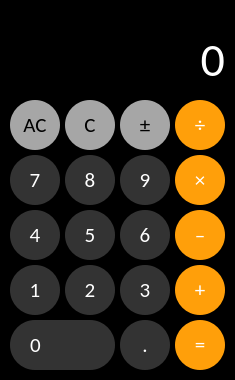
<?xml version="1.0" encoding="UTF-8"?>
<ui version="4.0">
 <class>MainWindow</class>
 <widget class="QMainWindow" name="MainWindow">
  <property name="geometry">
   <rect>
    <x>0</x>
    <y>0</y>
    <width>235</width>
    <height>380</height>
   </rect>
  </property>
  <property name="minimumSize">
   <size>
    <width>235</width>
    <height>380</height>
   </size>
  </property>
  <property name="maximumSize">
   <size>
    <width>235</width>
    <height>380</height>
   </size>
  </property>
  <property name="palette">
   <palette>
    <active>
     <colorrole role="Button">
      <brush brushstyle="SolidPattern">
       <color alpha="255">
        <red>0</red>
        <green>0</green>
        <blue>0</blue>
       </color>
      </brush>
     </colorrole>
     <colorrole role="Base">
      <brush brushstyle="SolidPattern">
       <color alpha="255">
        <red>0</red>
        <green>0</green>
        <blue>0</blue>
       </color>
      </brush>
     </colorrole>
     <colorrole role="Window">
      <brush brushstyle="SolidPattern">
       <color alpha="255">
        <red>0</red>
        <green>0</green>
        <blue>0</blue>
       </color>
      </brush>
     </colorrole>
    </active>
    <inactive>
     <colorrole role="Button">
      <brush brushstyle="SolidPattern">
       <color alpha="255">
        <red>0</red>
        <green>0</green>
        <blue>0</blue>
       </color>
      </brush>
     </colorrole>
     <colorrole role="Base">
      <brush brushstyle="SolidPattern">
       <color alpha="255">
        <red>0</red>
        <green>0</green>
        <blue>0</blue>
       </color>
      </brush>
     </colorrole>
     <colorrole role="Window">
      <brush brushstyle="SolidPattern">
       <color alpha="255">
        <red>0</red>
        <green>0</green>
        <blue>0</blue>
       </color>
      </brush>
     </colorrole>
    </inactive>
    <disabled>
     <colorrole role="Button">
      <brush brushstyle="SolidPattern">
       <color alpha="255">
        <red>0</red>
        <green>0</green>
        <blue>0</blue>
       </color>
      </brush>
     </colorrole>
     <colorrole role="Base">
      <brush brushstyle="SolidPattern">
       <color alpha="255">
        <red>0</red>
        <green>0</green>
        <blue>0</blue>
       </color>
      </brush>
     </colorrole>
     <colorrole role="Window">
      <brush brushstyle="SolidPattern">
       <color alpha="255">
        <red>0</red>
        <green>0</green>
        <blue>0</blue>
       </color>
      </brush>
     </colorrole>
    </disabled>
   </palette>
  </property>
  <property name="windowTitle">
   <string notr="true">Calculator</string>
  </property>
  <property name="styleSheet">
   <string notr="true">background-color: #000000;</string>
  </property>
  <widget class="QWidget" name="centralwidget">
   <widget class="QLabel" name="resultLabel">
    <property name="geometry">
     <rect>
      <x>10</x>
      <y>30</y>
      <width>215</width>
      <height>55</height>
     </rect>
    </property>
    <property name="font">
     <font>
      <family>Calibri</family>
      <pointsize>36</pointsize>
      <bold>false</bold>
     </font>
    </property>
    <property name="cursor">
     <cursorShape>IBeamCursor</cursorShape>
    </property>
    <property name="toolTip">
     <string notr="true"/>
    </property>
    <property name="styleSheet">
     <string notr="true">color: #ffffff;</string>
    </property>
    <property name="text">
     <string>0</string>
    </property>
    <property name="alignment">
     <set>Qt::AlignBottom|Qt::AlignRight|Qt::AlignTrailing</set>
    </property>
    <property name="textInteractionFlags">
     <set>Qt::TextSelectableByKeyboard|Qt::TextSelectableByMouse</set>
    </property>
   </widget>
   <widget class="QPushButton" name="pushButton_AC">
    <property name="geometry">
     <rect>
      <x>10</x>
      <y>100</y>
      <width>50</width>
      <height>50</height>
     </rect>
    </property>
    <property name="font">
     <font>
      <family>Calibri</family>
      <pointsize>16</pointsize>
      <bold>false</bold>
     </font>
    </property>
    <property name="cursor">
     <cursorShape>PointingHandCursor</cursorShape>
    </property>
    <property name="styleSheet">
     <string notr="true">QPushButton {
    background-color: #a6a6a6;
    color: #000000;
    border: none;
    border-radius: 25px;
}

QPushButton:pressed {
	background-color: #d9d9d9;
}</string>
    </property>
    <property name="text">
     <string>AC</string>
    </property>
   </widget>
   <widget class="QPushButton" name="pushButton_REV">
    <property name="geometry">
     <rect>
      <x>120</x>
      <y>100</y>
      <width>50</width>
      <height>50</height>
     </rect>
    </property>
    <property name="font">
     <font>
      <family>Calibri</family>
      <pointsize>16</pointsize>
      <bold>false</bold>
     </font>
    </property>
    <property name="cursor">
     <cursorShape>PointingHandCursor</cursorShape>
    </property>
    <property name="styleSheet">
     <string notr="true">QPushButton {
    background-color: #a6a6a6;
    color: #000000;
    border: none;
    border-radius: 25px;
}

QPushButton:pressed {
	background-color: #d9d9d9;
}</string>
    </property>
    <property name="text">
     <string>±</string>
    </property>
   </widget>
   <widget class="QPushButton" name="pushButton_C">
    <property name="geometry">
     <rect>
      <x>65</x>
      <y>100</y>
      <width>50</width>
      <height>50</height>
     </rect>
    </property>
    <property name="font">
     <font>
      <family>Calibri</family>
      <pointsize>16</pointsize>
      <bold>false</bold>
     </font>
    </property>
    <property name="cursor">
     <cursorShape>PointingHandCursor</cursorShape>
    </property>
    <property name="styleSheet">
     <string notr="true">QPushButton {
    background-color: #a6a6a6;
    color: #000000;
    border: none;
    border-radius: 25px;
}

QPushButton:pressed {
	background-color: #d9d9d9;
}</string>
    </property>
    <property name="text">
     <string>C</string>
    </property>
   </widget>
   <widget class="QPushButton" name="pushButton_DIV">
    <property name="geometry">
     <rect>
      <x>175</x>
      <y>100</y>
      <width>50</width>
      <height>50</height>
     </rect>
    </property>
    <property name="font">
     <font>
      <family>Calibri</family>
      <pointsize>16</pointsize>
      <bold>false</bold>
     </font>
    </property>
    <property name="cursor">
     <cursorShape>PointingHandCursor</cursorShape>
    </property>
    <property name="styleSheet">
     <string notr="true">QPushButton {
    background-color: #ff9f0a;
    color: #ffffff;
    border: none;
    border-radius: 25px;
}

QPushButton:pressed {
	background-color: #fbc78d;
}</string>
    </property>
    <property name="text">
     <string>÷</string>
    </property>
   </widget>
   <widget class="QPushButton" name="pushButton_9">
    <property name="geometry">
     <rect>
      <x>120</x>
      <y>155</y>
      <width>50</width>
      <height>50</height>
     </rect>
    </property>
    <property name="font">
     <font>
      <family>Calibri</family>
      <pointsize>16</pointsize>
      <bold>false</bold>
     </font>
    </property>
    <property name="cursor">
     <cursorShape>PointingHandCursor</cursorShape>
    </property>
    <property name="styleSheet">
     <string notr="true">QPushButton {
    background-color: #333333;
    color: #ffffff;
    border: none;
    border-radius: 25px;
}

QPushButton:pressed {
	background-color: #737373;
}
</string>
    </property>
    <property name="text">
     <string>9</string>
    </property>
   </widget>
   <widget class="QPushButton" name="pushButton_7">
    <property name="geometry">
     <rect>
      <x>10</x>
      <y>155</y>
      <width>50</width>
      <height>50</height>
     </rect>
    </property>
    <property name="font">
     <font>
      <family>Calibri</family>
      <pointsize>16</pointsize>
      <bold>false</bold>
     </font>
    </property>
    <property name="cursor">
     <cursorShape>PointingHandCursor</cursorShape>
    </property>
    <property name="styleSheet">
     <string notr="true">QPushButton {
    background-color: #333333;
    color: #ffffff;
    border: none;
    border-radius: 25px;
}

QPushButton:pressed {
	background-color: #737373;
}
</string>
    </property>
    <property name="text">
     <string>7</string>
    </property>
   </widget>
   <widget class="QPushButton" name="pushButton_MUL">
    <property name="geometry">
     <rect>
      <x>175</x>
      <y>155</y>
      <width>50</width>
      <height>50</height>
     </rect>
    </property>
    <property name="font">
     <font>
      <family>Calibri</family>
      <pointsize>16</pointsize>
      <bold>false</bold>
     </font>
    </property>
    <property name="cursor">
     <cursorShape>PointingHandCursor</cursorShape>
    </property>
    <property name="styleSheet">
     <string notr="true">QPushButton {
    background-color: #ff9f0a;
    color: #ffffff;
    border: none;
    border-radius: 25px;
}

QPushButton:pressed {
	background-color: #fbc78d;
}</string>
    </property>
    <property name="text">
     <string>×</string>
    </property>
   </widget>
   <widget class="QPushButton" name="pushButton_8">
    <property name="geometry">
     <rect>
      <x>65</x>
      <y>155</y>
      <width>50</width>
      <height>50</height>
     </rect>
    </property>
    <property name="font">
     <font>
      <family>Calibri</family>
      <pointsize>16</pointsize>
      <bold>false</bold>
     </font>
    </property>
    <property name="cursor">
     <cursorShape>PointingHandCursor</cursorShape>
    </property>
    <property name="styleSheet">
     <string notr="true">QPushButton {
    background-color: #333333;
    color: #ffffff;
    border: none;
    border-radius: 25px;
}

QPushButton:pressed {
	background-color: #737373;
}
</string>
    </property>
    <property name="text">
     <string>8</string>
    </property>
   </widget>
   <widget class="QPushButton" name="pushButton_6">
    <property name="geometry">
     <rect>
      <x>120</x>
      <y>210</y>
      <width>50</width>
      <height>50</height>
     </rect>
    </property>
    <property name="font">
     <font>
      <family>Calibri</family>
      <pointsize>16</pointsize>
      <bold>false</bold>
     </font>
    </property>
    <property name="cursor">
     <cursorShape>PointingHandCursor</cursorShape>
    </property>
    <property name="styleSheet">
     <string notr="true">QPushButton {
    background-color: #333333;
    color: #ffffff;
    border: none;
    border-radius: 25px;
}

QPushButton:pressed {
	background-color: #737373;
}
</string>
    </property>
    <property name="text">
     <string>6</string>
    </property>
   </widget>
   <widget class="QPushButton" name="pushButton_4">
    <property name="geometry">
     <rect>
      <x>10</x>
      <y>210</y>
      <width>50</width>
      <height>50</height>
     </rect>
    </property>
    <property name="font">
     <font>
      <family>Calibri</family>
      <pointsize>16</pointsize>
      <bold>false</bold>
     </font>
    </property>
    <property name="cursor">
     <cursorShape>PointingHandCursor</cursorShape>
    </property>
    <property name="styleSheet">
     <string notr="true">QPushButton {
    background-color: #333333;
    color: #ffffff;
    border: none;
    border-radius: 25px;
}

QPushButton:pressed {
	background-color: #737373;
}
</string>
    </property>
    <property name="text">
     <string>4</string>
    </property>
   </widget>
   <widget class="QPushButton" name="pushButton_SUB">
    <property name="geometry">
     <rect>
      <x>175</x>
      <y>210</y>
      <width>50</width>
      <height>50</height>
     </rect>
    </property>
    <property name="font">
     <font>
      <family>Calibri</family>
      <pointsize>16</pointsize>
      <bold>false</bold>
     </font>
    </property>
    <property name="cursor">
     <cursorShape>PointingHandCursor</cursorShape>
    </property>
    <property name="styleSheet">
     <string notr="true">QPushButton {
    background-color: #ff9f0a;
    color: #ffffff;
    border: none;
    border-radius: 25px;
}

QPushButton:pressed {
	background-color: #fbc78d;
}</string>
    </property>
    <property name="text">
     <string>–</string>
    </property>
   </widget>
   <widget class="QPushButton" name="pushButton_5">
    <property name="geometry">
     <rect>
      <x>65</x>
      <y>210</y>
      <width>50</width>
      <height>50</height>
     </rect>
    </property>
    <property name="font">
     <font>
      <family>Calibri</family>
      <pointsize>16</pointsize>
      <bold>false</bold>
     </font>
    </property>
    <property name="cursor">
     <cursorShape>PointingHandCursor</cursorShape>
    </property>
    <property name="styleSheet">
     <string notr="true">QPushButton {
    background-color: #333333;
    color: #ffffff;
    border: none;
    border-radius: 25px;
}

QPushButton:pressed {
	background-color: #737373;
}
</string>
    </property>
    <property name="text">
     <string>5</string>
    </property>
   </widget>
   <widget class="QPushButton" name="pushButton_3">
    <property name="geometry">
     <rect>
      <x>120</x>
      <y>265</y>
      <width>50</width>
      <height>50</height>
     </rect>
    </property>
    <property name="font">
     <font>
      <family>Calibri</family>
      <pointsize>16</pointsize>
      <bold>false</bold>
     </font>
    </property>
    <property name="cursor">
     <cursorShape>PointingHandCursor</cursorShape>
    </property>
    <property name="styleSheet">
     <string notr="true">QPushButton {
    background-color: #333333;
    color: #ffffff;
    border: none;
    border-radius: 25px;
}

QPushButton:pressed {
	background-color: #737373;
}
</string>
    </property>
    <property name="text">
     <string>3</string>
    </property>
   </widget>
   <widget class="QPushButton" name="pushButton_1">
    <property name="geometry">
     <rect>
      <x>10</x>
      <y>265</y>
      <width>50</width>
      <height>50</height>
     </rect>
    </property>
    <property name="font">
     <font>
      <family>Calibri</family>
      <pointsize>16</pointsize>
      <bold>false</bold>
     </font>
    </property>
    <property name="cursor">
     <cursorShape>PointingHandCursor</cursorShape>
    </property>
    <property name="styleSheet">
     <string notr="true">QPushButton {
    background-color: #333333;
    color: #ffffff;
    border: none;
    border-radius: 25px;
}

QPushButton:pressed {
	background-color: #737373;
}
</string>
    </property>
    <property name="text">
     <string>1</string>
    </property>
   </widget>
   <widget class="QPushButton" name="pushButton_ADD">
    <property name="geometry">
     <rect>
      <x>175</x>
      <y>265</y>
      <width>50</width>
      <height>50</height>
     </rect>
    </property>
    <property name="font">
     <font>
      <family>Calibri</family>
      <pointsize>16</pointsize>
      <bold>false</bold>
     </font>
    </property>
    <property name="cursor">
     <cursorShape>PointingHandCursor</cursorShape>
    </property>
    <property name="styleSheet">
     <string notr="true">QPushButton {
    background-color: #ff9f0a;
    color: #ffffff;
    border: none;
    border-radius: 25px;
}

QPushButton:pressed {
	background-color: #fbc78d;
}</string>
    </property>
    <property name="text">
     <string>+</string>
    </property>
   </widget>
   <widget class="QPushButton" name="pushButton_2">
    <property name="geometry">
     <rect>
      <x>65</x>
      <y>265</y>
      <width>50</width>
      <height>50</height>
     </rect>
    </property>
    <property name="font">
     <font>
      <family>Calibri</family>
      <pointsize>16</pointsize>
      <bold>false</bold>
     </font>
    </property>
    <property name="cursor">
     <cursorShape>PointingHandCursor</cursorShape>
    </property>
    <property name="styleSheet">
     <string notr="true">QPushButton {
    background-color: #333333;
    color: #ffffff;
    border: none;
    border-radius: 25px;
}

QPushButton:pressed {
	background-color: #737373;
}
</string>
    </property>
    <property name="text">
     <string>2</string>
    </property>
   </widget>
   <widget class="QPushButton" name="pushButton_DOT">
    <property name="geometry">
     <rect>
      <x>120</x>
      <y>320</y>
      <width>50</width>
      <height>50</height>
     </rect>
    </property>
    <property name="font">
     <font>
      <family>Calibri</family>
      <pointsize>16</pointsize>
      <bold>false</bold>
     </font>
    </property>
    <property name="cursor">
     <cursorShape>PointingHandCursor</cursorShape>
    </property>
    <property name="styleSheet">
     <string notr="true">QPushButton {
    background-color: #333333;
    color: #ffffff;
    border: none;
    border-radius: 25px;
}

QPushButton:pressed {
	background-color: #737373;
}
</string>
    </property>
    <property name="text">
     <string>.</string>
    </property>
   </widget>
   <widget class="QPushButton" name="pushButton_0">
    <property name="geometry">
     <rect>
      <x>10</x>
      <y>320</y>
      <width>105</width>
      <height>50</height>
     </rect>
    </property>
    <property name="font">
     <font>
      <family>Calibri</family>
      <pointsize>16</pointsize>
      <bold>false</bold>
     </font>
    </property>
    <property name="cursor">
     <cursorShape>PointingHandCursor</cursorShape>
    </property>
    <property name="styleSheet">
     <string notr="true">QPushButton {
    background-color: #333333;
    color: #ffffff;
    border: none;
    border-radius: 25px;
	text-align: left;
	padding-left: 20px;
}

QPushButton:pressed {
	background-color: #737373;
}</string>
    </property>
    <property name="text">
     <string>0</string>
    </property>
   </widget>
   <widget class="QPushButton" name="pushButton_RES">
    <property name="geometry">
     <rect>
      <x>175</x>
      <y>320</y>
      <width>50</width>
      <height>50</height>
     </rect>
    </property>
    <property name="font">
     <font>
      <family>Calibri</family>
      <pointsize>16</pointsize>
      <bold>false</bold>
     </font>
    </property>
    <property name="cursor">
     <cursorShape>PointingHandCursor</cursorShape>
    </property>
    <property name="styleSheet">
     <string notr="true">QPushButton {
    background-color: #ff9f0a;
    color: #ffffff;
    border: none;
    border-radius: 25px;
}

QPushButton:pressed {
	background-color: #fbc78d;
}</string>
    </property>
    <property name="text">
     <string>=</string>
    </property>
   </widget>
  </widget>
 </widget>
 <resources/>
 <connections/>
</ui>
